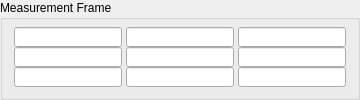
             <widget class="QGroupBox" name="groupBox_7">
              <property name="sizePolicy">
               <sizepolicy hsizetype="Preferred" vsizetype="Preferred">
                <horstretch>0</horstretch>
                <verstretch>0</verstretch>
               </sizepolicy>
              </property>
              <property name="maximumSize">
               <size>
                <width>22222</width>
                <height>16777215</height>
               </size>
              </property>
              <property name="title">
               <string>Measurement Frame</string>
              </property>
              <layout class="QVBoxLayout" name="verticalLayout_13">
               <property name="topMargin">
                <number>1</number>
               </property>
               <property name="bottomMargin">
                <number>3</number>
               </property>
               <item>
                <layout class="QGridLayout" name="gridLayout_4">
                 <property name="horizontalSpacing">
                  <number>4</number>
                 </property>
                 <property name="verticalSpacing">
                  <number>0</number>
                 </property>
                 <item row="0" column="0">
                  <widget class="QLineEdit" name="lineEdit_MeasurementFrame11">
                   <property name="sizePolicy">
                    <sizepolicy hsizetype="Expanding" vsizetype="Fixed">
                     <horstretch>0</horstretch>
                     <verstretch>0</verstretch>
                    </sizepolicy>
                   </property>
                   <property name="minimumSize">
                    <size>
                     <width>20</width>
                     <height>0</height>
                    </size>
                   </property>
                   <property name="maximumSize">
                    <size>
                     <width>16777215</width>
                     <height>20</height>
                    </size>
                   </property>
                   <property name="text">
                    <string/>
                   </property>
                   <property name="alignment">
                    <set>Qt::AlignRight|Qt::AlignTrailing|Qt::AlignVCenter</set>
                   </property>
                   <property name="readOnly">
                    <bool>true</bool>
                   </property>
                  </widget>
                 </item>
                 <item row="1" column="0">
                  <widget class="QLineEdit" name="lineEdit_MeasurementFrame21">
                   <property name="sizePolicy">
                    <sizepolicy hsizetype="Expanding" vsizetype="Fixed">
                     <horstretch>0</horstretch>
                     <verstretch>0</verstretch>
                    </sizepolicy>
                   </property>
                   <property name="maximumSize">
                    <size>
                     <width>16777215</width>
                     <height>20</height>
                    </size>
                   </property>
                   <property name="text">
                    <string/>
                   </property>
                   <property name="alignment">
                    <set>Qt::AlignRight|Qt::AlignTrailing|Qt::AlignVCenter</set>
                   </property>
                   <property name="readOnly">
                    <bool>true</bool>
                   </property>
                  </widget>
                 </item>
                 <item row="1" column="1">
                  <widget class="QLineEdit" name="lineEdit_MeasurementFrame22">
                   <property name="sizePolicy">
                    <sizepolicy hsizetype="Expanding" vsizetype="Fixed">
                     <horstretch>0</horstretch>
                     <verstretch>0</verstretch>
                    </sizepolicy>
                   </property>
                   <property name="maximumSize">
                    <size>
                     <width>16777215</width>
                     <height>20</height>
                    </size>
                   </property>
                   <property name="text">
                    <string/>
                   </property>
                   <property name="alignment">
                    <set>Qt::AlignRight|Qt::AlignTrailing|Qt::AlignVCenter</set>
                   </property>
                   <property name="readOnly">
                    <bool>true</bool>
                   </property>
                  </widget>
                 </item>
                 <item row="2" column="1">
                  <widget class="QLineEdit" name="lineEdit_MeasurementFrame32">
                   <property name="sizePolicy">
                    <sizepolicy hsizetype="Expanding" vsizetype="Fixed">
                     <horstretch>0</horstretch>
                     <verstretch>0</verstretch>
                    </sizepolicy>
                   </property>
                   <property name="maximumSize">
                    <size>
                     <width>16777215</width>
                     <height>20</height>
                    </size>
                   </property>
                   <property name="text">
                    <string/>
                   </property>
                   <property name="alignment">
                    <set>Qt::AlignRight|Qt::AlignTrailing|Qt::AlignVCenter</set>
                   </property>
                   <property name="readOnly">
                    <bool>true</bool>
                   </property>
                  </widget>
                 </item>
                 <item row="2" column="2">
                  <widget class="QLineEdit" name="lineEdit_MeasurementFrame33">
                   <property name="sizePolicy">
                    <sizepolicy hsizetype="Expanding" vsizetype="Fixed">
                     <horstretch>0</horstretch>
                     <verstretch>0</verstretch>
                    </sizepolicy>
                   </property>
                   <property name="maximumSize">
                    <size>
                     <width>16777215</width>
                     <height>20</height>
                    </size>
                   </property>
                   <property name="text">
                    <string/>
                   </property>
                   <property name="alignment">
                    <set>Qt::AlignRight|Qt::AlignTrailing|Qt::AlignVCenter</set>
                   </property>
                   <property name="readOnly">
                    <bool>true</bool>
                   </property>
                  </widget>
                 </item>
                 <item row="0" column="1">
                  <widget class="QLineEdit" name="lineEdit_MeasurementFrame12">
                   <property name="sizePolicy">
                    <sizepolicy hsizetype="Expanding" vsizetype="Fixed">
                     <horstretch>0</horstretch>
                     <verstretch>0</verstretch>
                    </sizepolicy>
                   </property>
                   <property name="minimumSize">
                    <size>
                     <width>20</width>
                     <height>0</height>
                    </size>
                   </property>
                   <property name="maximumSize">
                    <size>
                     <width>16777215</width>
                     <height>20</height>
                    </size>
                   </property>
                   <property name="text">
                    <string/>
                   </property>
                   <property name="alignment">
                    <set>Qt::AlignRight|Qt::AlignTrailing|Qt::AlignVCenter</set>
                   </property>
                   <property name="readOnly">
                    <bool>true</bool>
                   </property>
                  </widget>
                 </item>
                 <item row="0" column="2">
                  <widget class="QLineEdit" name="lineEdit_MeasurementFrame13">
                   <property name="sizePolicy">
                    <sizepolicy hsizetype="Expanding" vsizetype="Fixed">
                     <horstretch>0</horstretch>
                     <verstretch>0</verstretch>
                    </sizepolicy>
                   </property>
                   <property name="minimumSize">
                    <size>
                     <width>20</width>
                     <height>0</height>
                    </size>
                   </property>
                   <property name="maximumSize">
                    <size>
                     <width>16777215</width>
                     <height>20</height>
                    </size>
                   </property>
                   <property name="text">
                    <string/>
                   </property>
                   <property name="alignment">
                    <set>Qt::AlignRight|Qt::AlignTrailing|Qt::AlignVCenter</set>
                   </property>
                   <property name="readOnly">
                    <bool>true</bool>
                   </property>
                  </widget>
                 </item>
                 <item row="1" column="2">
                  <widget class="QLineEdit" name="lineEdit_MeasurementFrame23">
                   <property name="sizePolicy">
                    <sizepolicy hsizetype="Expanding" vsizetype="Fixed">
                     <horstretch>0</horstretch>
                     <verstretch>0</verstretch>
                    </sizepolicy>
                   </property>
                   <property name="maximumSize">
                    <size>
                     <width>16777215</width>
                     <height>20</height>
                    </size>
                   </property>
                   <property name="text">
                    <string/>
                   </property>
                   <property name="alignment">
                    <set>Qt::AlignRight|Qt::AlignTrailing|Qt::AlignVCenter</set>
                   </property>
                   <property name="readOnly">
                    <bool>true</bool>
                   </property>
                  </widget>
                 </item>
                 <item row="2" column="0">
                  <widget class="QLineEdit" name="lineEdit_MeasurementFrame31">
                   <property name="sizePolicy">
                    <sizepolicy hsizetype="Expanding" vsizetype="Fixed">
                     <horstretch>0</horstretch>
                     <verstretch>0</verstretch>
                    </sizepolicy>
                   </property>
                   <property name="maximumSize">
                    <size>
                     <width>16777215</width>
                     <height>20</height>
                    </size>
                   </property>
                   <property name="text">
                    <string/>
                   </property>
                   <property name="alignment">
                    <set>Qt::AlignRight|Qt::AlignTrailing|Qt::AlignVCenter</set>
                   </property>
                   <property name="readOnly">
                    <bool>true</bool>
                   </property>
                  </widget>
                 </item>
                </layout>
               </item>
              </layout>
             </widget>
